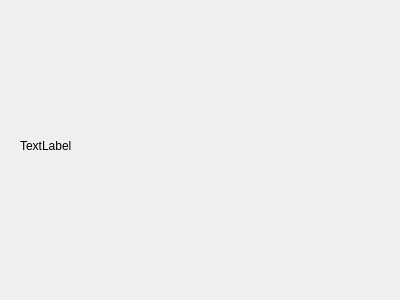
<?xml version="1.0" encoding="UTF-8"?>
<ui version="4.0">
 <class>Widget</class>
 <widget class="QWidget" name="Widget">
  <property name="geometry">
   <rect>
    <x>0</x>
    <y>0</y>
    <width>400</width>
    <height>300</height>
   </rect>
  </property>
  <property name="windowTitle">
   <string>Widget</string>
  </property>
  <widget class="QLabel" name="label">
   <property name="geometry">
    <rect>
     <x>20</x>
     <y>10</y>
     <width>361</width>
     <height>271</height>
    </rect>
   </property>
   <property name="text">
    <string>TextLabel</string>
   </property>
  </widget>
 </widget>
 <layoutdefault spacing="6" margin="11"/>
 <resources/>
 <connections/>
</ui>
